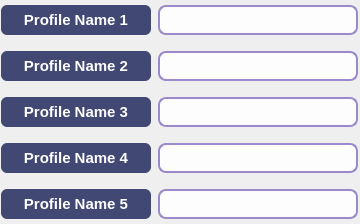
               <widget class="QFrame" name="frame_28">
                <property name="frameShape">
                 <enum>QFrame::Shape::NoFrame</enum>
                </property>
                <property name="frameShadow">
                 <enum>QFrame::Shadow::Raised</enum>
                </property>
                <layout class="QVBoxLayout" name="verticalLayout_38">
                 <property name="leftMargin">
                  <number>0</number>
                 </property>
                 <property name="topMargin">
                  <number>0</number>
                 </property>
                 <property name="rightMargin">
                  <number>0</number>
                 </property>
                 <property name="bottomMargin">
                  <number>0</number>
                 </property>
                 <item>
                  <widget class="QFrame" name="frame_22">
                   <property name="minimumSize">
                    <size>
                     <width>360</width>
                     <height>40</height>
                    </size>
                   </property>
                   <property name="frameShape">
                    <enum>QFrame::Shape::NoFrame</enum>
                   </property>
                   <property name="frameShadow">
                    <enum>QFrame::Shadow::Raised</enum>
                   </property>
                   <layout class="QHBoxLayout" name="horizontalLayout_16">
                    <property name="spacing">
                     <number>6</number>
                    </property>
                    <property name="leftMargin">
                     <number>0</number>
                    </property>
                    <property name="topMargin">
                     <number>0</number>
                    </property>
                    <property name="rightMargin">
                     <number>0</number>
                    </property>
                    <property name="bottomMargin">
                     <number>0</number>
                    </property>
                    <item>
                     <widget class="QLabel" name="titlecustom1">
                      <property name="sizePolicy">
                       <sizepolicy hsizetype="Preferred" vsizetype="Expanding">
                        <horstretch>0</horstretch>
                        <verstretch>0</verstretch>
                       </sizepolicy>
                      </property>
                      <property name="minimumSize">
                       <size>
                        <width>150</width>
                        <height>30</height>
                       </size>
                      </property>
                      <property name="maximumSize">
                       <size>
                        <width>150</width>
                        <height>30</height>
                       </size>
                      </property>
                      <property name="font">
                       <font>
                        <family>Segoe UI</family>
                        <pointsize>11</pointsize>
                        <italic>false</italic>
                        <bold>true</bold>
                       </font>
                      </property>
                      <property name="styleSheet">
                       <string notr="true">
/* App Title (KeyBloom) */
#titlecustom1 {
    color: white;      
    font-size: 11pt;
    font-weight: bold;
    background-color: #424874; /* ungu menyala lembut */
    border-radius: 6px;
}


</string>
                      </property>
                      <property name="text">
                       <string>Profile Name 1</string>
                      </property>
                      <property name="alignment">
                       <set>Qt::AlignmentFlag::AlignCenter</set>
                      </property>
                     </widget>
                    </item>
                    <item>
                     <widget class="QLineEdit" name="customName1">
                      <property name="minimumSize">
                       <size>
                        <width>200</width>
                        <height>30</height>
                       </size>
                      </property>
                      <property name="maximumSize">
                       <size>
                        <width>200</width>
                        <height>30</height>
                       </size>
                      </property>
                      <property name="styleSheet">
                       <string notr="true">/* ================= CUSTOM LINE EDIT ================= */
QLineEdit{
    background-color: rgba(255, 255, 255, 0.9);   /* putih lembut, bersih */
    color: #2e2a44;                               /* teks ungu gelap */
    
	font-family: &quot;Segoe UI&quot;;
    font-size: 10pt;
    font-weight: 700;     

    border: 2px solid #9b8acb;                    /* ungu medium */
    border-radius: 8px;
	padding: 2px 4px;
}

/* ================= FOCUS ================= */
QLineEdit:focus {
    border: 2px solid #7b5cff;                    /* ungu menyala (accent) */
    background-color: rgba(155, 138, 203, 0.15);  /* glow ungu lembut */
}

/* ================= DISABLED ================= */
QLineEdit:disabled {
    background-color: rgba(235, 231, 246, 0.8);   /* abu ungu */
    color: #9a95b3;
    border: 2px solid #c7bddf;
}
</string>
                      </property>
                     </widget>
                    </item>
                   </layout>
                  </widget>
                 </item>
                 <item>
                  <widget class="QFrame" name="frame_23">
                   <property name="minimumSize">
                    <size>
                     <width>360</width>
                     <height>40</height>
                    </size>
                   </property>
                   <property name="frameShape">
                    <enum>QFrame::Shape::NoFrame</enum>
                   </property>
                   <property name="frameShadow">
                    <enum>QFrame::Shadow::Raised</enum>
                   </property>
                   <layout class="QHBoxLayout" name="horizontalLayout_17">
                    <property name="spacing">
                     <number>6</number>
                    </property>
                    <property name="leftMargin">
                     <number>0</number>
                    </property>
                    <property name="topMargin">
                     <number>0</number>
                    </property>
                    <property name="rightMargin">
                     <number>0</number>
                    </property>
                    <property name="bottomMargin">
                     <number>0</number>
                    </property>
                    <item>
                     <widget class="QLabel" name="titlecustom2">
                      <property name="sizePolicy">
                       <sizepolicy hsizetype="Preferred" vsizetype="Expanding">
                        <horstretch>0</horstretch>
                        <verstretch>0</verstretch>
                       </sizepolicy>
                      </property>
                      <property name="minimumSize">
                       <size>
                        <width>150</width>
                        <height>30</height>
                       </size>
                      </property>
                      <property name="maximumSize">
                       <size>
                        <width>150</width>
                        <height>30</height>
                       </size>
                      </property>
                      <property name="font">
                       <font>
                        <family>Segoe UI</family>
                        <pointsize>11</pointsize>
                        <italic>false</italic>
                        <bold>true</bold>
                       </font>
                      </property>
                      <property name="styleSheet">
                       <string notr="true">
/* App Title (KeyBloom) */
#titlecustom2{
    color: white;      
    font-size: 11pt;
    font-weight: bold;
    background-color: #424874; /* ungu menyala lembut */
    border-radius: 6px;
}


</string>
                      </property>
                      <property name="text">
                       <string>Profile Name 2</string>
                      </property>
                      <property name="alignment">
                       <set>Qt::AlignmentFlag::AlignCenter</set>
                      </property>
                     </widget>
                    </item>
                    <item>
                     <widget class="QLineEdit" name="customName1_2">
                      <property name="minimumSize">
                       <size>
                        <width>200</width>
                        <height>30</height>
                       </size>
                      </property>
                      <property name="maximumSize">
                       <size>
                        <width>200</width>
                        <height>30</height>
                       </size>
                      </property>
                      <property name="styleSheet">
                       <string notr="true">/* ================= CUSTOM LINE EDIT ================= */
QLineEdit{
    background-color: rgba(255, 255, 255, 0.9);   /* putih lembut, bersih */
    color: #2e2a44;                               /* teks ungu gelap */
    
	font-family: &quot;Segoe UI&quot;;
    font-size: 10pt;
    font-weight: 700;     

    border: 2px solid #9b8acb;                    /* ungu medium */
    border-radius: 8px;
	padding: 2px 4px;
}

/* ================= FOCUS ================= */
QLineEdit:focus {
    border: 2px solid #7b5cff;                    /* ungu menyala (accent) */
    background-color: rgba(155, 138, 203, 0.15);  /* glow ungu lembut */
}

/* ================= DISABLED ================= */
QLineEdit:disabled {
    background-color: rgba(235, 231, 246, 0.8);   /* abu ungu */
    color: #9a95b3;
    border: 2px solid #c7bddf;
}
</string>
                      </property>
                     </widget>
                    </item>
                   </layout>
                  </widget>
                 </item>
                 <item>
                  <widget class="QFrame" name="frame_27">
                   <property name="minimumSize">
                    <size>
                     <width>360</width>
                     <height>40</height>
                    </size>
                   </property>
                   <property name="frameShape">
                    <enum>QFrame::Shape::NoFrame</enum>
                   </property>
                   <property name="frameShadow">
                    <enum>QFrame::Shadow::Raised</enum>
                   </property>
                   <layout class="QHBoxLayout" name="horizontalLayout_21">
                    <property name="spacing">
                     <number>6</number>
                    </property>
                    <property name="leftMargin">
                     <number>0</number>
                    </property>
                    <property name="topMargin">
                     <number>0</number>
                    </property>
                    <property name="rightMargin">
                     <number>0</number>
                    </property>
                    <property name="bottomMargin">
                     <number>0</number>
                    </property>
                    <item>
                     <widget class="QLabel" name="titlecustom3">
                      <property name="sizePolicy">
                       <sizepolicy hsizetype="Preferred" vsizetype="Expanding">
                        <horstretch>0</horstretch>
                        <verstretch>0</verstretch>
                       </sizepolicy>
                      </property>
                      <property name="minimumSize">
                       <size>
                        <width>150</width>
                        <height>30</height>
                       </size>
                      </property>
                      <property name="maximumSize">
                       <size>
                        <width>150</width>
                        <height>30</height>
                       </size>
                      </property>
                      <property name="font">
                       <font>
                        <family>Segoe UI</family>
                        <pointsize>11</pointsize>
                        <italic>false</italic>
                        <bold>true</bold>
                       </font>
                      </property>
                      <property name="styleSheet">
                       <string notr="true">
/* App Title (KeyBloom) */
#titlecustom3 {
    color: white;      
    font-size: 11pt;
    font-weight: bold;
    background-color: #424874; /* ungu menyala lembut */
    border-radius: 6px;
}

</string>
                      </property>
                      <property name="text">
                       <string>Profile Name 3</string>
                      </property>
                      <property name="alignment">
                       <set>Qt::AlignmentFlag::AlignCenter</set>
                      </property>
                     </widget>
                    </item>
                    <item>
                     <widget class="QLineEdit" name="customName1_6">
                      <property name="minimumSize">
                       <size>
                        <width>200</width>
                        <height>30</height>
                       </size>
                      </property>
                      <property name="maximumSize">
                       <size>
                        <width>200</width>
                        <height>30</height>
                       </size>
                      </property>
                      <property name="styleSheet">
                       <string notr="true">/* ================= CUSTOM LINE EDIT ================= */
QLineEdit{
    background-color: rgba(255, 255, 255, 0.9);   /* putih lembut, bersih */
    color: #2e2a44;                               /* teks ungu gelap */
    
	font-family: &quot;Segoe UI&quot;;
    font-size: 10pt;
    font-weight: 700;     

    border: 2px solid #9b8acb;                    /* ungu medium */
    border-radius: 8px;
	padding: 2px 4px;
}

/* ================= FOCUS ================= */
QLineEdit:focus {
    border: 2px solid #7b5cff;                    /* ungu menyala (accent) */
    background-color: rgba(155, 138, 203, 0.15);  /* glow ungu lembut */
}

/* ================= DISABLED ================= */
QLineEdit:disabled {
    background-color: rgba(235, 231, 246, 0.8);   /* abu ungu */
    color: #9a95b3;
    border: 2px solid #c7bddf;
}
</string>
                      </property>
                     </widget>
                    </item>
                   </layout>
                  </widget>
                 </item>
                 <item>
                  <widget class="QFrame" name="frame_25">
                   <property name="minimumSize">
                    <size>
                     <width>360</width>
                     <height>40</height>
                    </size>
                   </property>
                   <property name="frameShape">
                    <enum>QFrame::Shape::NoFrame</enum>
                   </property>
                   <property name="frameShadow">
                    <enum>QFrame::Shadow::Raised</enum>
                   </property>
                   <layout class="QHBoxLayout" name="horizontalLayout_19">
                    <property name="spacing">
                     <number>6</number>
                    </property>
                    <property name="leftMargin">
                     <number>0</number>
                    </property>
                    <property name="topMargin">
                     <number>0</number>
                    </property>
                    <property name="rightMargin">
                     <number>0</number>
                    </property>
                    <property name="bottomMargin">
                     <number>0</number>
                    </property>
                    <item>
                     <widget class="QLabel" name="titlecustom4">
                      <property name="sizePolicy">
                       <sizepolicy hsizetype="Preferred" vsizetype="Expanding">
                        <horstretch>0</horstretch>
                        <verstretch>0</verstretch>
                       </sizepolicy>
                      </property>
                      <property name="minimumSize">
                       <size>
                        <width>150</width>
                        <height>30</height>
                       </size>
                      </property>
                      <property name="maximumSize">
                       <size>
                        <width>150</width>
                        <height>30</height>
                       </size>
                      </property>
                      <property name="font">
                       <font>
                        <family>Segoe UI</family>
                        <pointsize>11</pointsize>
                        <italic>false</italic>
                        <bold>true</bold>
                       </font>
                      </property>
                      <property name="styleSheet">
                       <string notr="true">
/* App Title (KeyBloom) */
#titlecustom4{
    color: white;      
    font-size: 11pt;
    font-weight: bold;
    background-color: #424874; /* ungu menyala lembut */
    border-radius: 6px;
}

</string>
                      </property>
                      <property name="text">
                       <string>Profile Name 4</string>
                      </property>
                      <property name="alignment">
                       <set>Qt::AlignmentFlag::AlignCenter</set>
                      </property>
                     </widget>
                    </item>
                    <item>
                     <widget class="QLineEdit" name="customName1_4">
                      <property name="minimumSize">
                       <size>
                        <width>200</width>
                        <height>30</height>
                       </size>
                      </property>
                      <property name="maximumSize">
                       <size>
                        <width>200</width>
                        <height>30</height>
                       </size>
                      </property>
                      <property name="styleSheet">
                       <string notr="true">/* ================= CUSTOM LINE EDIT ================= */
QLineEdit{
    background-color: rgba(255, 255, 255, 0.9);   /* putih lembut, bersih */
    color: #2e2a44;                               /* teks ungu gelap */
    
	font-family: &quot;Segoe UI&quot;;
    font-size: 10pt;
    font-weight: 700;     

    border: 2px solid #9b8acb;                    /* ungu medium */
    border-radius: 8px;
	padding: 2px 4px;
}

/* ================= FOCUS ================= */
QLineEdit:focus {
    border: 2px solid #7b5cff;                    /* ungu menyala (accent) */
    background-color: rgba(155, 138, 203, 0.15);  /* glow ungu lembut */
}

/* ================= DISABLED ================= */
QLineEdit:disabled {
    background-color: rgba(235, 231, 246, 0.8);   /* abu ungu */
    color: #9a95b3;
    border: 2px solid #c7bddf;
}
</string>
                      </property>
                     </widget>
                    </item>
                   </layout>
                  </widget>
                 </item>
                 <item>
                  <widget class="QFrame" name="frame_26">
                   <property name="minimumSize">
                    <size>
                     <width>360</width>
                     <height>40</height>
                    </size>
                   </property>
                   <property name="frameShape">
                    <enum>QFrame::Shape::NoFrame</enum>
                   </property>
                   <property name="frameShadow">
                    <enum>QFrame::Shadow::Raised</enum>
                   </property>
                   <layout class="QHBoxLayout" name="horizontalLayout_20">
                    <property name="spacing">
                     <number>6</number>
                    </property>
                    <property name="leftMargin">
                     <number>0</number>
                    </property>
                    <property name="topMargin">
                     <number>0</number>
                    </property>
                    <property name="rightMargin">
                     <number>0</number>
                    </property>
                    <property name="bottomMargin">
                     <number>0</number>
                    </property>
                    <item>
                     <widget class="QLabel" name="titlecustom5">
                      <property name="sizePolicy">
                       <sizepolicy hsizetype="Preferred" vsizetype="Expanding">
                        <horstretch>0</horstretch>
                        <verstretch>0</verstretch>
                       </sizepolicy>
                      </property>
                      <property name="minimumSize">
                       <size>
                        <width>150</width>
                        <height>30</height>
                       </size>
                      </property>
                      <property name="maximumSize">
                       <size>
                        <width>150</width>
                        <height>30</height>
                       </size>
                      </property>
                      <property name="font">
                       <font>
                        <family>Segoe UI</family>
                        <pointsize>11</pointsize>
                        <italic>false</italic>
                        <bold>true</bold>
                       </font>
                      </property>
                      <property name="styleSheet">
                       <string notr="true">
/* App Title (KeyBloom) */
#titlecustom5{
    color: white;      
    font-size: 11pt;
    font-weight: bold;
    background-color: #424874; /* ungu menyala lembut */
    border-radius: 6px;
}

</string>
                      </property>
                      <property name="text">
                       <string>Profile Name 5</string>
                      </property>
                      <property name="alignment">
                       <set>Qt::AlignmentFlag::AlignCenter</set>
                      </property>
                     </widget>
                    </item>
                    <item>
                     <widget class="QLineEdit" name="customName1_5">
                      <property name="minimumSize">
                       <size>
                        <width>200</width>
                        <height>30</height>
                       </size>
                      </property>
                      <property name="maximumSize">
                       <size>
                        <width>200</width>
                        <height>30</height>
                       </size>
                      </property>
                      <property name="styleSheet">
                       <string notr="true">/* ================= CUSTOM LINE EDIT ================= */
QLineEdit{
    background-color: rgba(255, 255, 255, 0.9);   /* putih lembut, bersih */
    color: #2e2a44;                               /* teks ungu gelap */
    
	font-family: &quot;Segoe UI&quot;;
    font-size: 10pt;
    font-weight: 700;     

    border: 2px solid #9b8acb;                    /* ungu medium */
    border-radius: 8px;
	padding: 2px 4px;
}

/* ================= FOCUS ================= */
QLineEdit:focus {
    border: 2px solid #7b5cff;                    /* ungu menyala (accent) */
    background-color: rgba(155, 138, 203, 0.15);  /* glow ungu lembut */
}

/* ================= DISABLED ================= */
QLineEdit:disabled {
    background-color: rgba(235, 231, 246, 0.8);   /* abu ungu */
    color: #9a95b3;
    border: 2px solid #c7bddf;
}
</string>
                      </property>
                     </widget>
                    </item>
                   </layout>
                  </widget>
                 </item>
                </layout>
               </widget>
